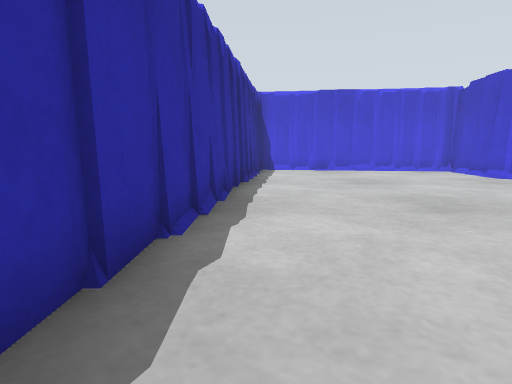
view 1 (above)

16 first-person views from a walk through a robot-simulator world made for Gazebo. The camera is 0.5 m above the floor, tilts 8° down and sees 80° across. The floor is counted in squares, 0.5 m on a side. Each view is taken from the middle of a square. On the plan, view 1 faces up. The plan holds only what a view shows up to about 12 squares ahead; the rest is blank. The place goes on beyond the plan. Simple shapes stand in for some stock models.

view 2
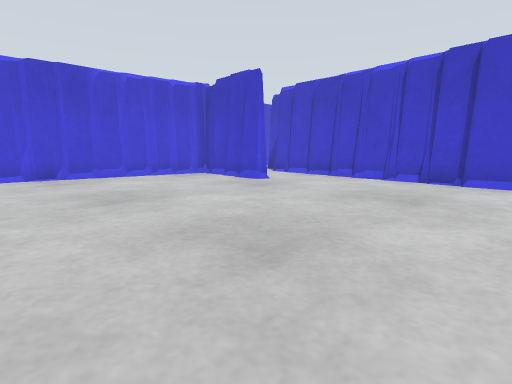

view 3
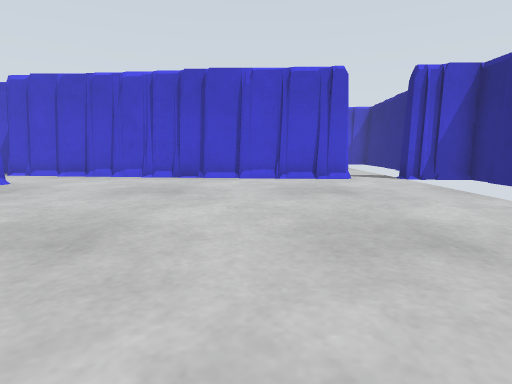

view 4
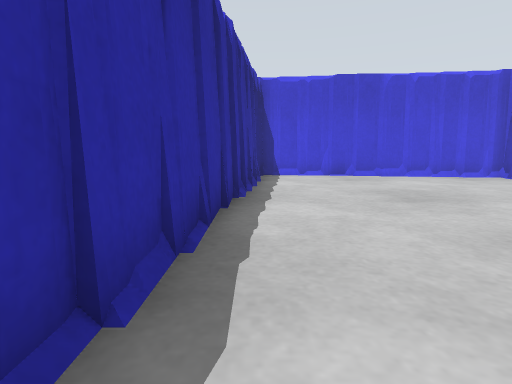

view 5
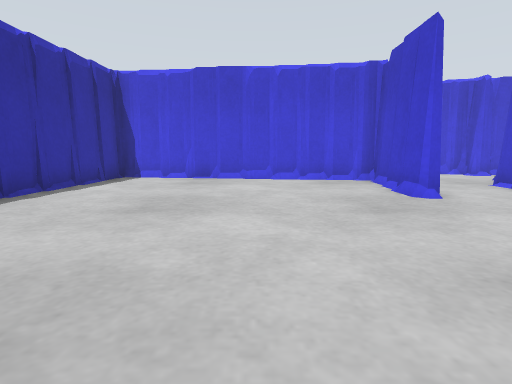

view 6
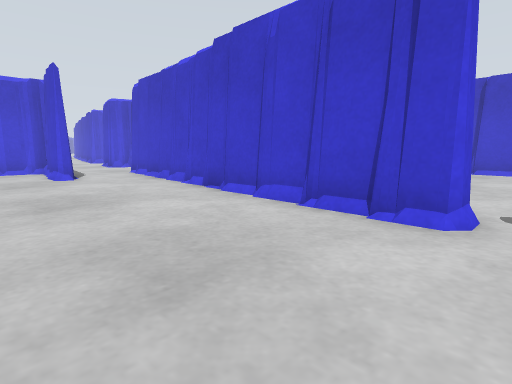

view 7
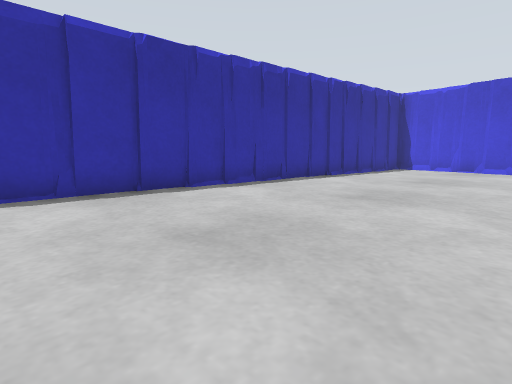

view 8
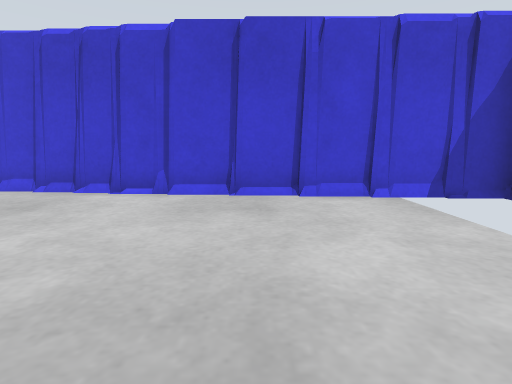

view 9
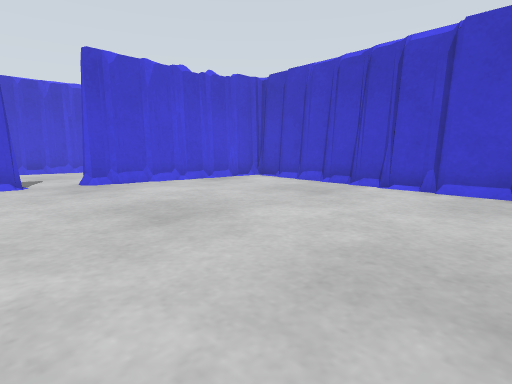

view 10
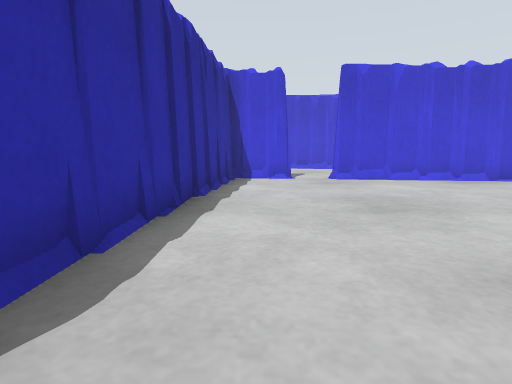

view 11
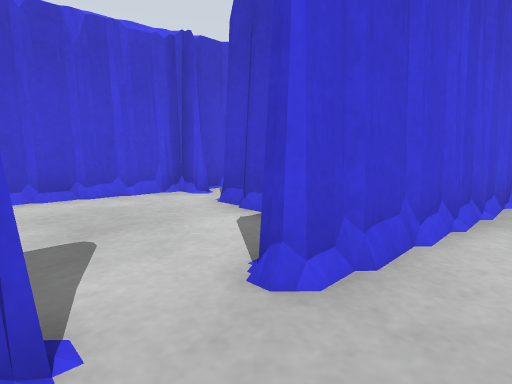

view 12
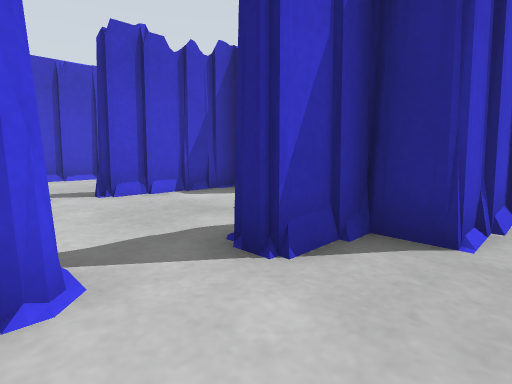

view 13
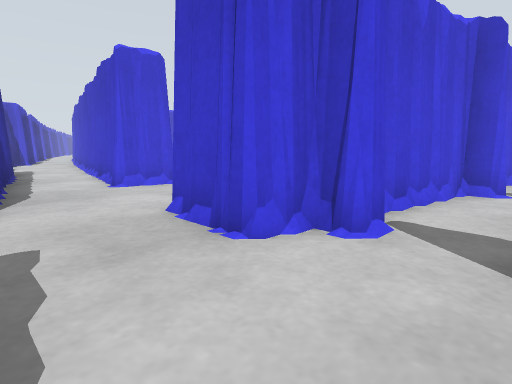

view 14
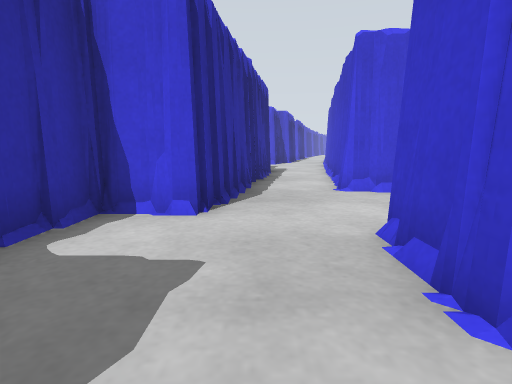

view 15
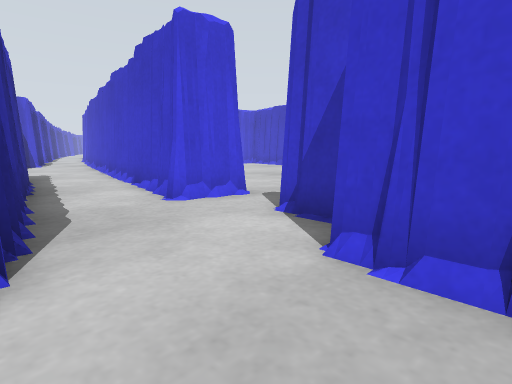

view 16
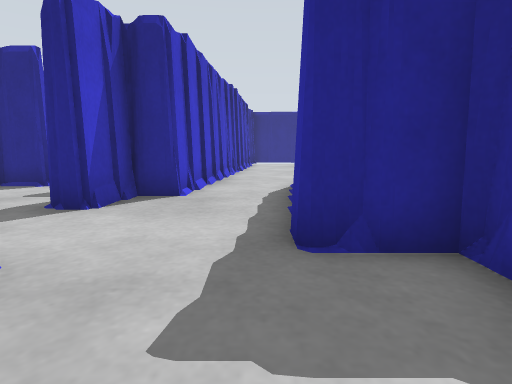

### Floor plan
Key: @ floor where view 1 was taken; # wall or solid block; x gap in a wall; . floor; = window, fence, low wall or low ledge.
Columns run from 2 left of view 1 to 22 right of it. Each row starts with its distance up from view 1.
 31               ..
 30               ...#
 29               #.##
 28              ##.#
 27              #..#
 26              #..#
 25              #..#
 24              #.=#  .
 23              #.## ..
 22             ##.##..
 21             #.....
 20           ###...#
 19           #....=#
 18           #...###
 17           #...##
 16           ##...#######
 15   ######   #........#####
 14   #....#####...#=...x...#
 13   #........#...#....# ..#
 12   #........#..##...=#   #
 11   #........#..###.###   #
 10  ##..........##...#######
  9  ##..........##.........#
  8  #...........##........=#
  7  #...........##........##
  6  #...........##........##
  5  #...........#=........#
  4  #...........#.........#
  3  #...........#.........#
  2  #..........=#.........#
  1 ##..........##.........#
  0 # @.........##.........#
 -1   .............   .....#
 -2             ##        ##

Where each view was taken, in squares from view 1:
view 1: 0 up, 0 right, facing up
view 2: 3 up, 1 right, facing up-right
view 3: 3 up, 0 right, facing right
view 4: 3 up, 0 right, facing up
view 5: 4 up, 5 right, facing up
view 6: 1 down, 6 right, facing up-right
view 7: 1 down, 6 right, facing up-left
view 8: 1 up, 14 right, facing right
view 9: 1 up, 13 right, facing up-right
view 10: 0 up, 13 right, facing up
view 11: 9 up, 14 right, facing up-right
view 12: 16 up, 11 right, facing down-right
view 13: 14 up, 10 right, facing up-right
view 14: 15 up, 11 right, facing up
view 15: 17 up, 10 right, facing up-right
view 16: 19 up, 10 right, facing down
